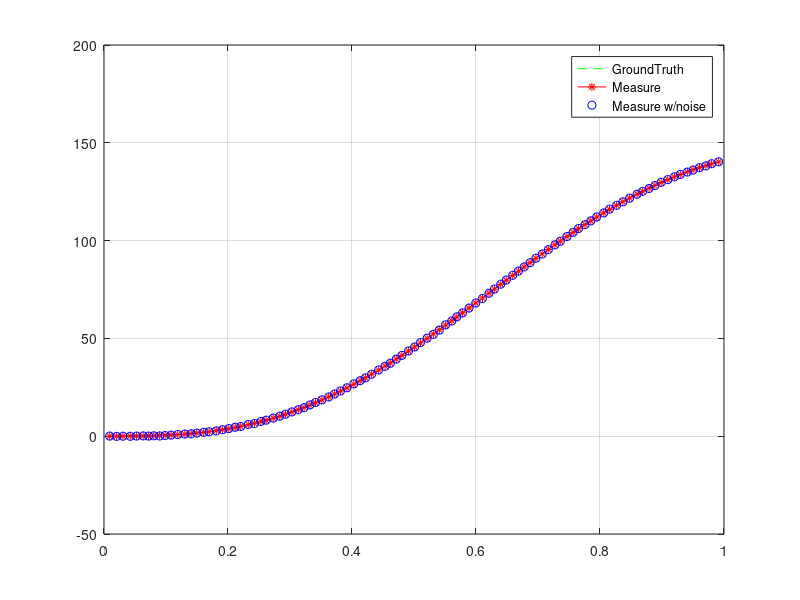

MATLAB code for this plot:
%% 

%% Make truth data
dt  = 1e-4
A = [1 dt 0; 0 1 dt; 0 0 1];
B = [0;0;1];
C = [1,0,0];
x0 = [0;0;0];
omega = 0.8*2*pi;

len = 1e4;

x = zeros(3,len);
time = 0:dt:dt*(len-1);
x(:,1) = x0;

for i = 2:len
x(:,i) = A * x(:,i-1) + B * 0.3 * cos(omega*i*dt);
end

%% Estimation

st = 1e-2
Srate = st/dt;
random_seed_length = len/Srate*1.2;
random_sampling_interval = round(Srate + 10 * randn(1,random_seed_length));
random_sampling = cumsum(random_sampling_interval);

random_sampling(random_sampling > len) = [];

ylen = length(random_sampling);
y = zeros(1,ylen);
y_n = zeros(1,ylen);
y_c = zeros(1,len/Srate);
measure_n = 0.1;
noise = measure_n*randn(1,ylen);
ytime = dt*random_sampling;
timec = 0:st:st*(len/Srate - 1);


count = 1;
for i = 2:len
if sum(random_sampling == i)
    y(1,count) = C*x(:,i);
    y_n(1,count) = y(1,count) + noise(1,count);
    count = count+1;
end
end

%% showing

figure(1)
plot(time,x(1,:),'g--',ytime,y,'r*-',ytime,y_n,'bo')
grid on;
legend('GroundTruth','Measure','Measure w/noise','Location','Best')
